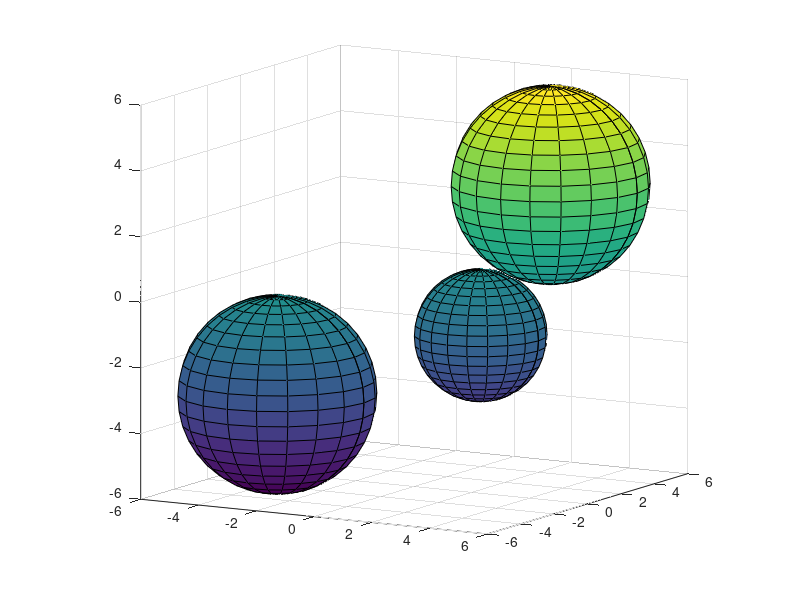

Write MATLAB code to recreate this figure.
[x y z] = sphere;
a=[3 3 3 3;-3 -3 -3 3;0 4 -2 2];
s1=surf(x*a(1,4)+a(1,1),y*a(1,4)+a(1,2),z*a(1,4)+a(1,3));
hold on
s2=surf(x*a(2,4)+a(2,1),y*a(2,4)+a(2,2),z*a(2,4)+a(2,3));
s3=surf(x*a(3,4)+a(3,1),y*a(3,4)+a(3,2),z*a(3,4)+a(3,3));
daspect([1 1 1])
view(30,10)